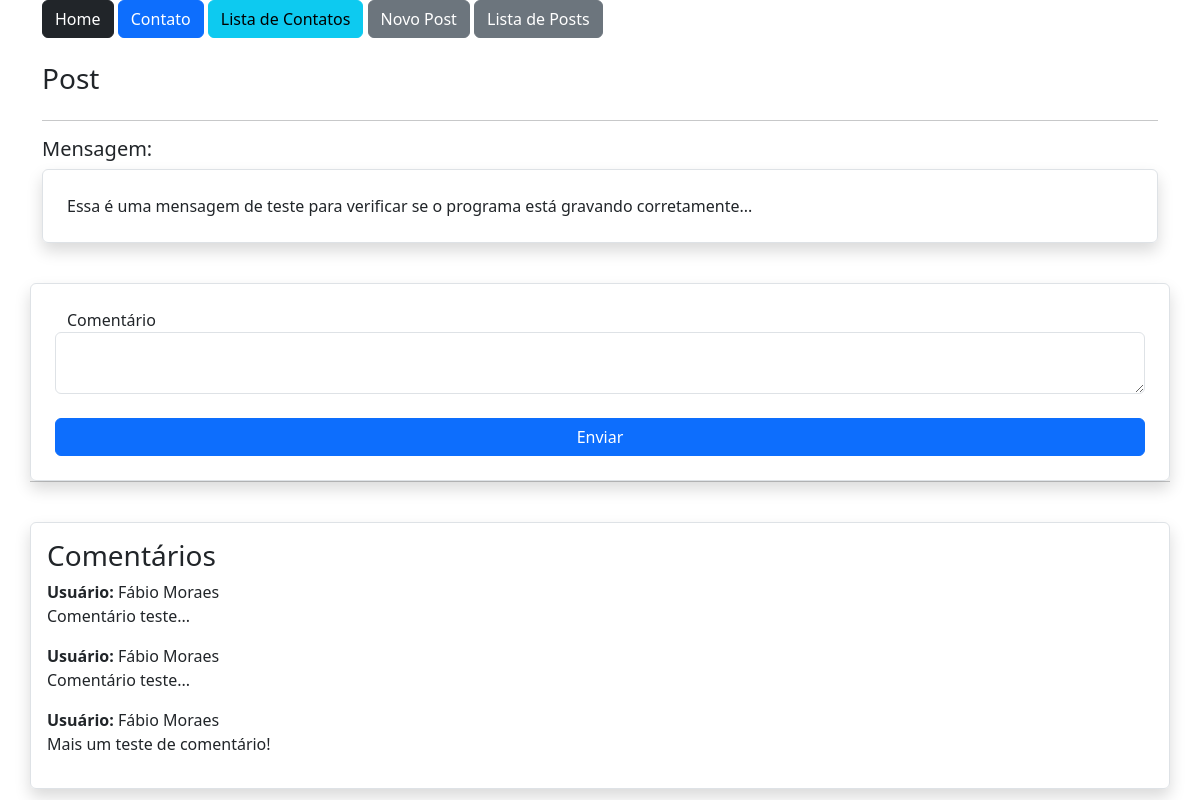
The app's page /post/1/ with its own data.
### estudo/models.py (models this page shows, shortened)
class Post(db.Model):
    id = db.Column(db.Integer, primary_key=True)
    data_criacao = db.Column(db.DateTime, default=datetime.now())
    mensagem = db.Column(db.String, nullable=True)
    user_id = db.Column(db.Integer, db.ForeignKey('user.id'), nullable=True)
    comentarios = db.relationship('PostComentarios', backref='post', lazy=True)

class PostComentarios(db.Model):
    id = db.Column(db.Integer, primary_key=True)
    data_criacao = db.Column(db.DateTime, default=datetime.now())
    comentario = db.Column(db.String, nullable=True)
    user_id = db.Column(db.Integer, db.ForeignKey('user.id'), nullable=True)
    post_id = db.Column(db.Integer, db.ForeignKey('post.id'), nullable=True)

class User(db.Model, UserMixin):
    id = db.Column(db.Integer, primary_key=True)
    nome = db.Column(db.String, nullable=True)
    sobrenome = db.Column(db.String, nullable=True)
    email = db.Column(db.String, nullable=True)
    senha = db.Column(db.String, nullable=True)
    posts = db.relationship('Post', backref='user', lazy=True)
    post_comentarios = db.relationship('PostComentarios', backref='user', lazy=True)

### estudo/view.py (the view)
@app.route('/post/<int:id>/', methods=['GET','POST'])
def postDetail(id):
    post = Post.query.get(id)
    form = PostComentariosForm()
    if form.validate_on_submit():
        form.save(current_user.id, id)
        return redirect(url_for('postDetail', id=id))
    return render_template("post.html", post=post, form=form)

### estudo/forms.py (shortened to what this page needs)
class PostComentariosForm(FlaskForm):
    comentario = TextAreaField('Comentário', validators=[DataRequired()])
    btnSubmit = SubmitField('Enviar')

### estudo/templates/post.html (shortened to what this page needs)
{% extends 'base.html' %}
{% block content %}
    <div class="container">
        {% include 'nav.html' %}
        <div class="row mt-4">
            <h3>Post</h3>
        </div>
        <hr>
        <div class="row">
            <div class="col-12">
                <h5>Mensagem:</h5>
                <div class="col-12 border rounded p-4 shadow">
                    {{ post.mensagem }}
                </div>
            </div>
            <div class="col-12 mt-3">
                <form action="" method="post" class="row mt-4 p-4 border rounded shadow">
                    {{ form.comentario.label() }}
                    {{ form.comentario(class="form-control") }}
                    {{ form.btnSubmit(class="btn btn-primary mt-4 col-12") }}
                </form>
            </div>
            <hr>
            <div class="col-12 mt-4 border rounded shadow p-3">
                <h3>Comentários</h3>
                {% for c in post.comentarios %}
                    <p>
                        <b>Usuário: </b>{{ c.user.nome }} {{ c.user.sobrenome }}<br>
                        {{ c.comentario }}
                    </p>
                {% endfor %}
            </div>
        </div>
    </div>
{% endblock %}

### records on screen
Post: mensagem "Essa é uma mensagem de teste para verificar se o programa está gravando corretamente..."
PostComentarios: user.nome "Fábio", user.sobrenome "Moraes", comentario "Comentário teste..."
PostComentarios: user.nome "Fábio", user.sobrenome "Moraes", comentario "Comentário teste..."
PostComentarios: user.nome "Fábio", user.sobrenome "Moraes", comentario "Mais um teste de comentário!"
